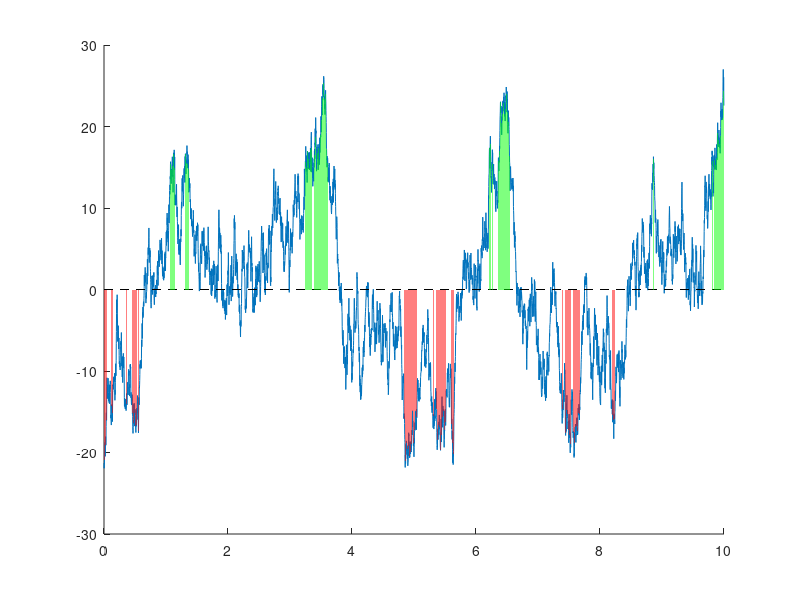

Source code (MATLAB):
% Threshold-based Time series Segmentation

% learn: detrend, eval, cellfun, patch, bwconncomp

%% 

% generate smooth time series
N = 5000;
tv = (0:N-1)/(N/10);
ts = detrend(cumsum(randn(N,1))); %brownien noise

patchcolor = 'rg';
whichsign ='<>';


figure(1),clf,hold on
plot(tv,ts)
plot(get(gca,'xlim'),[0 0],'k--')

%% Find threshold of 10% on both tails of the distribution
tmpsort = sort(ts);

thresh(1) = tmpsort(round(.1*N));
thresh(2) = tmpsort(round(.9*N));

%% Segmentation: loop over the two threshold

for threshi = 1:2

    % find all the regions exceeding threshold
    eval([ 'beyondthresh = ts' whichsign(threshi) 'thresh(threshi);'])
    
    % get islands
    islands = bwconncomp(beyondthresh);

    % bonus: remove any island with fewer than 5 points
    islands.num = cellfun(@length,islands.PixelIdxList);
    islands2keep = islands.num > 4;
    islands.PixelIdxList = islands.PixelIdxList(islands2keep);
    islands.NumObjects = sum(islands2keep);

    %loop through and draw patches to 0
    for i = 1: islands.NumObjects

        %find xy points
        xpnts = tv(islands.PixelIdxList{i});
        ypnts = ts(islands.PixelIdxList{i});

        % draw the patch
        patch([xpnts xpnts(end:-1:1)],[zeros(1,length(ypnts)) ypnts(end:-1:1)'],patchcolor(threshi),'facealpha',.5,'linestyle','none');
    end


end










